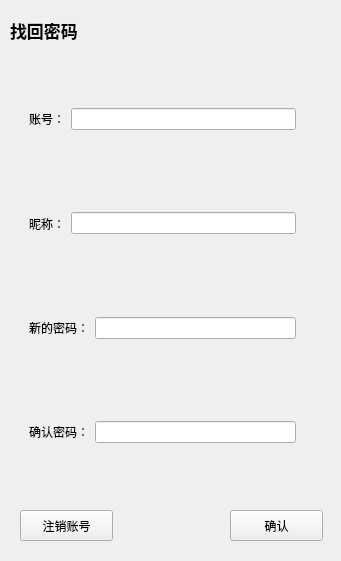
<?xml version="1.0" encoding="UTF-8"?>
<ui version="4.0">
 <class>findpwd</class>
 <widget class="QWidget" name="findpwd">
  <property name="geometry">
   <rect>
    <x>0</x>
    <y>0</y>
    <width>341</width>
    <height>561</height>
   </rect>
  </property>
  <property name="windowTitle">
   <string>Form</string>
  </property>
  <property name="styleSheet">
   <string notr="true">background-image: url(:/images/XHS_166000876918801027901kn4vl9wgmd1010jnc0h0vla2.jpg);</string>
  </property>
  <widget class="QWidget" name="widget_6" native="true">
   <property name="geometry">
    <rect>
     <x>0</x>
     <y>0</y>
     <width>341</width>
     <height>561</height>
    </rect>
   </property>
   <widget class="QWidget" name="widget_3" native="true">
    <property name="geometry">
     <rect>
      <x>20</x>
      <y>70</y>
      <width>285</width>
      <height>411</height>
     </rect>
    </property>
    <layout class="QVBoxLayout" name="verticalLayout">
     <item>
      <widget class="QWidget" name="widget" native="true">
       <layout class="QHBoxLayout" name="horizontalLayout">
        <item>
         <widget class="QLabel" name="label">
          <property name="text">
           <string>账号：</string>
          </property>
         </widget>
        </item>
        <item>
         <widget class="QLineEdit" name="idEdt"/>
        </item>
       </layout>
      </widget>
     </item>
     <item>
      <widget class="QWidget" name="widget_2" native="true">
       <layout class="QHBoxLayout" name="horizontalLayout_2">
        <item>
         <widget class="QLabel" name="label_2">
          <property name="text">
           <string>昵称：</string>
          </property>
         </widget>
        </item>
        <item>
         <widget class="QLineEdit" name="nameEdt"/>
        </item>
       </layout>
      </widget>
     </item>
     <item>
      <widget class="QWidget" name="widget_4" native="true">
       <layout class="QHBoxLayout" name="horizontalLayout_3">
        <item>
         <widget class="QLabel" name="label_3">
          <property name="text">
           <string>新的密码：</string>
          </property>
         </widget>
        </item>
        <item>
         <widget class="QLineEdit" name="pwdEdt"/>
        </item>
       </layout>
      </widget>
     </item>
     <item>
      <widget class="QWidget" name="widget_5" native="true">
       <layout class="QHBoxLayout" name="horizontalLayout_4">
        <item>
         <widget class="QLabel" name="label_4">
          <property name="text">
           <string>确认密码：</string>
          </property>
         </widget>
        </item>
        <item>
         <widget class="QLineEdit" name="pwdEdtagain"/>
        </item>
       </layout>
      </widget>
     </item>
    </layout>
   </widget>
   <widget class="QLabel" name="label_5">
    <property name="geometry">
     <rect>
      <x>10</x>
      <y>0</y>
      <width>111</width>
      <height>61</height>
     </rect>
    </property>
    <property name="font">
     <font>
      <pointsize>13</pointsize>
      <weight>75</weight>
      <bold>true</bold>
     </font>
    </property>
    <property name="text">
     <string>找回密码</string>
    </property>
   </widget>
   <widget class="QPushButton" name="deleteBtn">
    <property name="geometry">
     <rect>
      <x>20</x>
      <y>510</y>
      <width>93</width>
      <height>31</height>
     </rect>
    </property>
    <property name="text">
     <string>注销账号</string>
    </property>
   </widget>
   <widget class="QPushButton" name="okBtn">
    <property name="geometry">
     <rect>
      <x>230</x>
      <y>510</y>
      <width>93</width>
      <height>31</height>
     </rect>
    </property>
    <property name="styleSheet">
     <string notr="true"/>
    </property>
    <property name="text">
     <string>确认</string>
    </property>
   </widget>
  </widget>
 </widget>
 <resources/>
 <connections/>
</ui>
